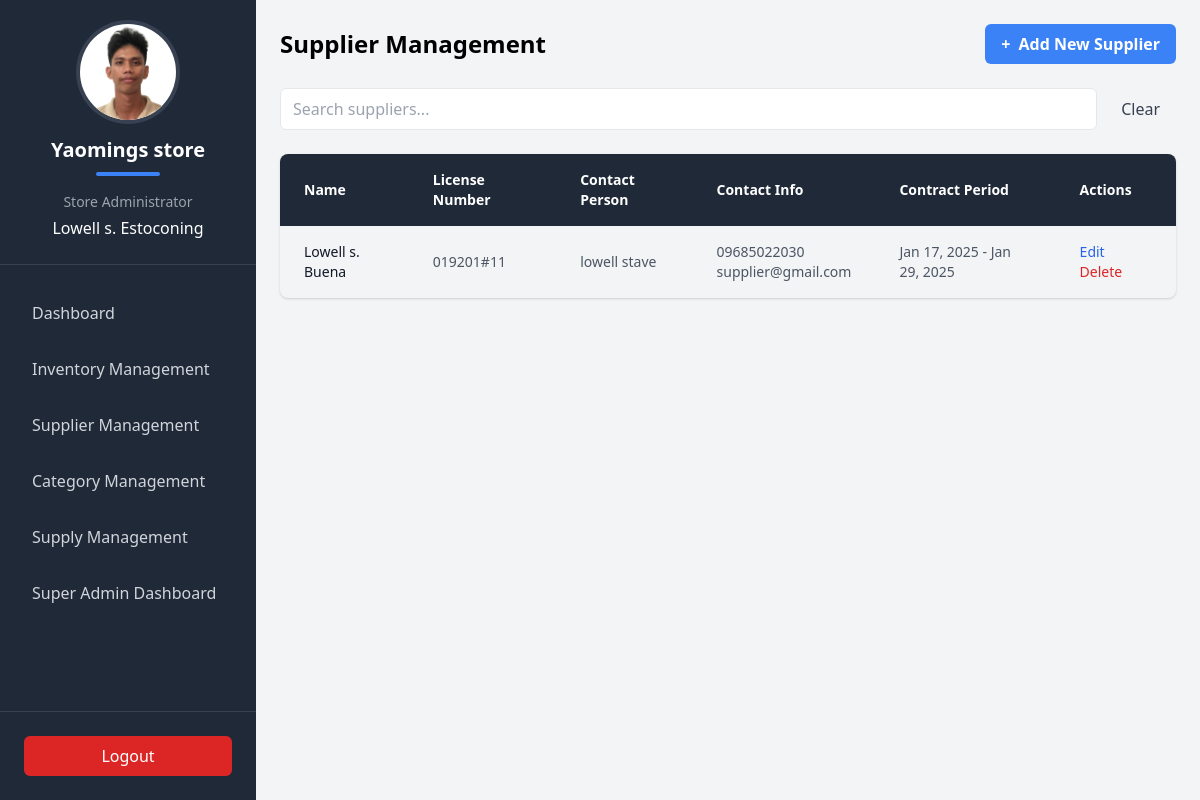
Before: /manage_suppliers (signed in) with the older database file.
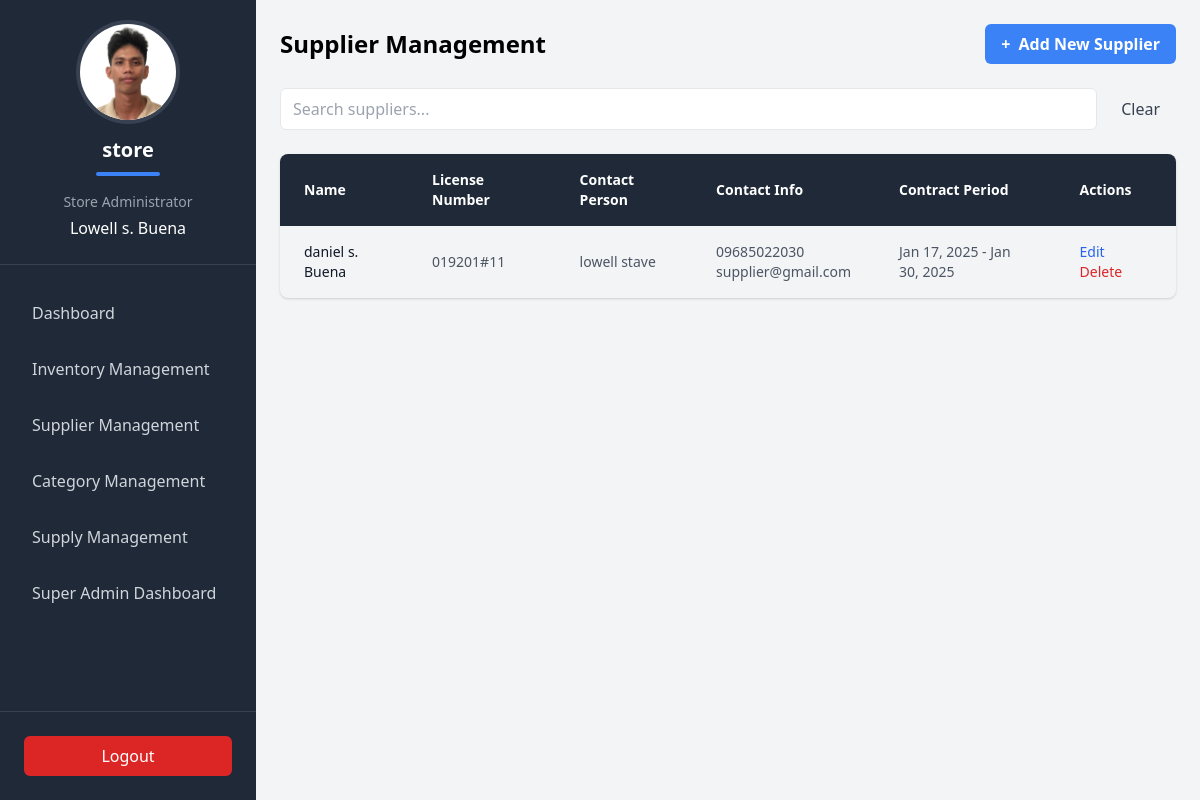
After: the same page with the newer database file.
### TriadApp/models.py (models this page shows, shortened)
class Stall(models.Model):
    store_id = models.UUIDField(default=uuid.uuid4, editable=False, unique=True)
    name = models.CharField(max_length=255)
    logo = models.ImageField(upload_to='stall_logos/')
    contact_number = models.CharField(max_length=15)
    is_active = models.BooleanField(default=True)  # Add is_active field with default value True

class AdminProfile(models.Model):
    firstname = models.CharField(max_length=50)
    middle_initial = models.CharField(max_length=1, blank=True, null=True)
    lastname = models.CharField(max_length=50)
    age = models.IntegerField()
    birthdate = models.DateField()
    address = models.TextField()
    username = models.CharField(max_length=50, unique=True)
    email = models.EmailField(max_length=254, unique=True, default='', blank=True)
    password = models.CharField(max_length=100)
    contact_number = models.CharField(max_length=15)
    stall = models.ForeignKey('Stall', on_delete=models.CASCADE, related_name="admins", to_field='store_id')

class Supplier(models.Model):
    stall = models.ForeignKey(Stall, on_delete=models.CASCADE)
    firstname = models.CharField(max_length=100)
    middle_initial = models.CharField(max_length=1)
    lastname = models.CharField(max_length=100)
    contact_person = models.CharField(max_length=200)
    license_number = models.CharField(max_length=50, unique=True)
    address = models.TextField(max_length=50)
    contact_number = models.CharField(max_length=15)
    email_address = models.EmailField()
    contract_start_date = models.DateField()
    contract_end_date = models.DateField()

### TriadApp/stall_admins.py (the view, shortened to what this page needs)
# urls.py: path('manage_suppliers', stall_admins.manage_suppliers, name='manage_suppliers'),
@admin_required
def manage_suppliers(request):
    admin_id = request.session.get('admin_id')
    if not admin_id:
        return redirect('login')
    try:
        admin = AdminProfile.objects.get(id=admin_id)
        if request.method == 'POST':
            form = SupplierForm(request.POST)
            if form.is_valid():
                try:
                    license_number = form.cleaned_data['license_number']
                    if Supplier.objects.filter(stall=admin.stall, license_number=license_number).exists():
                        return JsonResponse({
                            'status': 'error',
                            'message': 'License number already exists!'
                        })
                    supplier = form.save(commit=False)
                    supplier.stall = admin.stall
                    supplier.save()
                    return JsonResponse({
                        'status': 'success',
                        'message': 'Supplier added successfully!'
                    })
                except ValidationError as e:
                    return JsonResponse({
                        'status': 'error',
                        'message': str(e.messages[0])
                    })
            else:
                errors = dict(form.errors.items())
                return JsonResponse({
                    'status': 'error',
                    'message': list(errors.values())[0][0]
                })
        else:
            form = SupplierForm()
        suppliers = Supplier.objects.filter(stall=admin.stall)
        return render(request, 'TriadApp/admin/manage_suppliers.html', {
            'form': form,
            'suppliers': suppliers,
            'admin': admin,
            'stall': admin.stall
        })
    except AdminProfile.DoesNotExist:
        return redirect('login')

### TriadApp/forms.py
class SupplierForm(forms.ModelForm):
    class Meta:
        model = Supplier
        exclude = ['stall']
        widgets = {
            'contract_start_date': forms.DateInput(attrs={'type': 'date'}),
            'contract_end_date': forms.DateInput(attrs={'type': 'date'}),
        }

### TriadApp/templates/TriadApp/admin/manage_suppliers.html (shortened to what the changed rows need)
{% extends 'TriadApp/admin/admin.html' %}
{% block content %}
<div class="flex-1 p-6 h-screen">
    <div class="w-full mx-auto h-full flex flex-col">
        <div class="flex justify-between items-center mb-6">
            <h2 class="text-2xl font-bold">Supplier Management</h2>
        </div>
        <div class="bg-white/80 rounded-lg overflow-hidden shadow">
            <table class="min-w-full">
                <thead>
                    <tr class="bg-gray-800 text-white">
                        <th class="px-6 py-4 text-left text-sm font-semibold">
                            Name
                        </th>
                        <th class="px-6 py-4 text-left text-sm font-semibold">
                            License Number
                        </th>
                        <th class="px-6 py-4 text-left text-sm font-semibold">
                            Contact Person
                        </th>
                        <th class="px-6 py-4 text-left text-sm font-semibold">
                            Contact Info
                        </th>
                        <th class="px-6 py-4 text-left text-sm font-semibold">
                            Contract Period
                        </th>
                        <th class="px-6 py-4 text-left text-sm font-semibold">
                            Actions
                        </th>
                    </tr>
                </thead>
                <tbody class="divide-y divide-gray-100">
                    {% for supplier in suppliers %}
                    <tr class="hover:bg-gray-50">
                        <td class="px-6 py-4 text-sm text-gray-900">
                            {{ supplier.firstname }} {{ supplier.middle_initial }}. {{ supplier.lastname }}
                        </td>
                        <td class="px-6 py-4 text-sm text-gray-600">
                            {{ supplier.license_number }}
                        </td>
                        <td class="px-6 py-4 text-sm text-gray-600">
                            {{ supplier.contact_person }}
                        </td>
                        <td class="px-6 py-4 text-sm text-gray-600">
                            <div>{{ supplier.contact_number }}</div>
                            <div>{{ supplier.email_address }}</div>
                        </td>
                        <td class="px-6 py-4 text-sm text-gray-600">
                            {{ supplier.contract_start_date|date:"M d, Y" }} -
                            {{ supplier.contract_end_date|date:"M d, Y" }}
                        </td>
                        <td class="px-6 py-4 text-sm">
                            <button onclick="openEditModal('{{ supplier.id }}')"
                                    class="text-blue-600 hover:text-blue-700 font-medium mr-3">
                                Edit
                            </button>
                            <button onclick="confirmDelete('{{ supplier.id }}', '{{ supplier.firstname|escapejs }} {{ supplier.lastname|escapejs }}')"
                                    class="text-red-600 hover:text-red-700 font-medium">
                                Delete
                            </button>
                        </td>
                    </tr>
                    {% empty %}
                    <tr>
                        <td colspan="6" class="px-6 py-4 text-center text-sm text-gray-500">
                            No suppliers registered yet.
                        </td>
                    </tr>
                    {% endfor %}
                </tbody>
            </table>
        </div>
    </div>
</div>
{% endblock %}

### TriadApp/templates/TriadApp/admin/admin.html (shortened to what the changed rows need)
<!DOCTYPE html>
<html lang="en">
<head>
    <link href="https://cdn.jsdelivr.net/npm/tailwindcss@2.2.16/dist/tailwind.min.css" rel="stylesheet">
</head>
<body class="bg-gray-100">
    <div class="flex">
        <div class="w-64 h-screen bg-gray-800 text-white flex flex-col">
            <div class="p-6 border-b border-gray-700">
                <div class="flex justify-center mb-4">
                    <div class="w-24 h-24 rounded-full overflow-hidden bg-white ring-4 ring-gray-700">
                        {% if stall.logo %}
                            <img src="{{ stall.logo.url }}" alt="{{ stall.name }} Logo" class="w-full h-full object-cover">
                        {% else %}
                            <div class="w-full h-full flex items-center justify-center bg-gray-200">
                                <span class="text-gray-600 text-3xl font-bold">{{ stall.name|slice:":1" }}</span>
                            </div>
                        {% endif %}
                    </div>
                </div>
                <div class="text-center mb-4">
                    <h1 class="text-xl font-bold text-white">{{ stall.name }}</h1>
                    <div class="w-16 h-1 bg-blue-500 mx-auto mt-2 rounded-full"></div>
                </div>
                <div class="text-center">
                    <p class="text-gray-400 text-sm mb-1">Store Administrator</p>
                    <p class="text-white font-medium">
                        {{ admin.firstname }}
                        {% if admin.middle_initial %}
                            {{ admin.middle_initial }}.
                        {% endif %}
                        {{ admin.lastname }}
                    </p>
                </div>
            </div>
        </div>
        <div class="flex-1 min-h-screen">
            {% block content %}
            {% endblock %}
        </div>
    </div>
</body>
</html>

Changed rows visible on the page:
no longer on this page (row edited): Supplier: firstname "Lowell", middle_initial "s", lastname "Buena", license_number "019201#11", contact_person "lowell stave", contact_number "09685022030", email_address "supplier@gmail.com", contract_start_date "Jan 17, 2025", contract_end_date "Jan 29, 2025"
changed Stall: name "Yaomings store" → "store"
changed AdminProfile "Lowell": lastname "Estoconing" → "Buena"
added Supplier: firstname "daniel", middle_initial "s", lastname "Buena", license_number "019201#11", contact_person "lowell stave", contact_number "09685022030", email_address "supplier@gmail.com", contract_start_date "Jan 17, 2025", contract_end_date "Jan 30, 2025"
